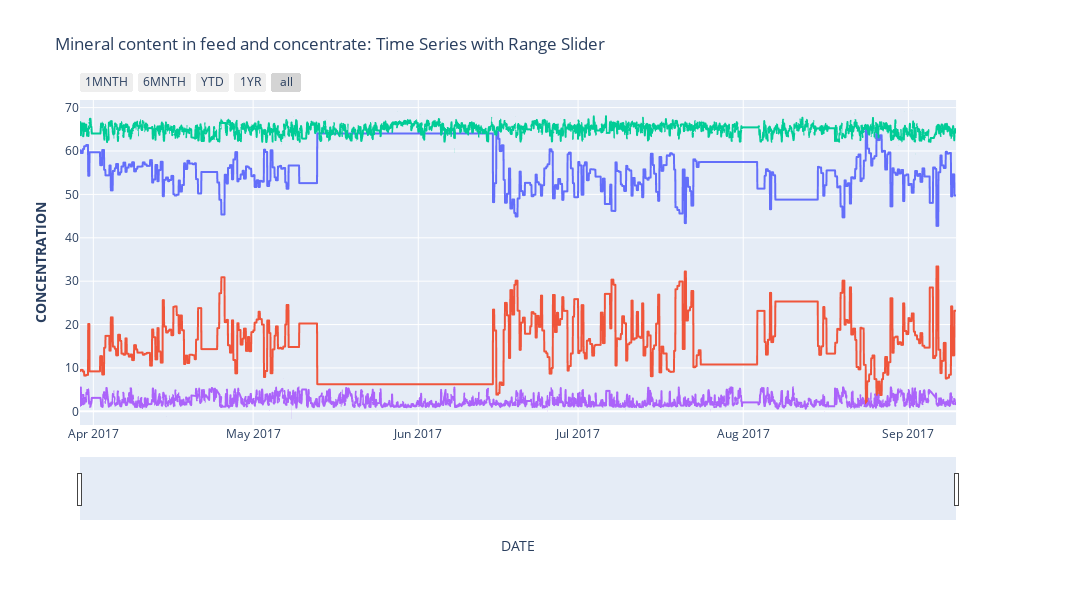

Notebook cell for this chart:
### Code cell
# Create figure with secondary y-axis
from plotly.subplots import make_subplots
subfig = make_subplots(specs=[[{"secondary_y": True}]], shared_yaxes=True)

# Generate a Plotly TimeSeries chart for each monitoring station
fig = px.line(df, 
              x = df.index.values,
              y = 'FEED_IRON',
              title = 'Mineral content in feed and concentrate',
              hover_name = 'IRON_FEED_TITLE', 
              hover_data = ['FEED_IRON'],
               render_mode="webgl")
             
fig2 = px.line(df, 
              x = df.index.values,
              y = 'FEED_SILICA',
              hover_name = 'SILICA_FEED_TITLE', 
              hover_data = ['FEED_SILICA'],
               render_mode="webgl")

fig3 = px.line(df, 
              x = df.index.values,
              y = 'CONC_IRON',
              hover_name = 'CONC_IRON_TITLE', 
              hover_data = ['CONC_IRON'],
               render_mode="webgl")
             
fig4 = px.line(df, 
              x = df.index.values,
              y = 'CONC_SILICA',
              hover_name = 'CONC_SILICA_TITLE', 
              hover_data = ['CONC_SILICA'],
               render_mode="webgl")

fig.update_traces(yaxis="y1")
fig2.update_traces(yaxis="y1")
fig3.update_traces(yaxis="y1")
fig4.update_traces(yaxis="y1")

subfig.add_traces(fig.data + fig2.data + fig3.data + fig4.data)

subfig.layout.xaxis.title="DATE"
subfig.layout.yaxis.title="% MINERAL CONCENTRATION"
subfig.layout.yaxis.type="linear"

#subfig.layout.yaxis2.type="linear"
#subfig.layout.yaxis2.title="UPPER AND LOWER GUIDELINE RECCOMENDATIONS"

# recoloring is necessary otherwise lines from fig und fig2 would share each color
# e.g. Linear-, Log- = blue; Linear+, Log+ = red... we don't want this
subfig.for_each_trace(lambda t: t.update(line=dict(color=t.marker.color))) 

# Add figure title
subfig.update_layout(title_text = 'Mineral content in feed and concentrate: Time Series with Range Slider')

subfig.update_layout(yaxis=dict(title='% MINERAL CONCENTRATION', tick0=0, anchor='x', rangemode='normal'))
#subfig.update_layout(yaxis2=dict(title='UPPER AND LOWER GUIDELINE RECCOMENDATIONS',
                                # tick0=0, side='right', anchor='x', rangemode='normal'))

# Set y-axes titles
subfig.update_yaxes(title_text="<b>CONCENTRATION</b>", secondary_y=False, autorange=True)

subfig.update_xaxes(
    rangeslider_visible=True,
    rangeselector=dict(
        buttons=list([
            dict(count=1, label="1MNTH", step="month", stepmode="backward"),
            dict(count=6, label="6MNTH", step="month", stepmode="backward"),
            dict(count=1, label="YTD", step="year", stepmode="todate"),
            dict(count=1, label="1YR", step="year", stepmode="backward"),
            dict(step="all")
        ])
    )
)

"""

# Chart options
subfig.update_layout(plot_bgcolor = "RGB(45,45,48)")  #HEX 2d2d30 
subfig.update_layout(paper_bgcolor = "RGB(37,37,38)") #HEX 252526

subfig.update_layout(
    font_color="RGB(131,148,150)",  	#839496
    title_font_color="RGB(131,148,150)",  	#839496
    legend_title_font_color="RGB(131,148,150)") #839496
    
"""

subfig.update_layout(height=600, width=1200)

# Append wq station names to .html files
subfig.write_html("Mineral content in feed and concentrate: Time Series with Range Slider.html", include_plotlyjs='cdn')
subfig.show()

### Figure 1 — Plotly figure (JSON) as saved in the notebook; plotly's stock layout.template omitted (floating-point values rounded to 4 significant figures; data arrays with more than 128 entries replaced by an {"elided": "..."} marker saying what was removed)
{"data": [{"hovertemplate": "<b>%{hovertext}</b><br><br>x=%{x}<br>FEED_IRON=%{y}<extra></extra>", "hovertext": {"elided": "3948 str values"}, "legendgroup": "", "line": {"dash": "solid"}, "marker": {"symbol": "circle"}, "mode": "lines", "name": "", "showlegend": false, "type": "scattergl", "x": {"elided": "3948 str values"}, "xaxis": "x", "y": {"elided": "3948 float values"}, "yaxis": "y"}, {"hovertemplate": "<b>%{hovertext}</b><br><br>x=%{x}<br>FEED_SILICA=%{y}<extra></extra>", "hovertext": {"elided": "3948 str values"}, "legendgroup": "", "line": {"dash": "solid"}, "marker": {"symbol": "circle"}, "mode": "lines", "name": "", "showlegend": false, "type": "scattergl", "x": {"elided": "3948 str values"}, "xaxis": "x", "y": {"elided": "3948 float values"}, "yaxis": "y"}, {"hovertemplate": "<b>%{hovertext}</b><br><br>x=%{x}<br>CONC_IRON=%{y}<extra></extra>", "hovertext": {"elided": "3948 str values"}, "legendgroup": "", "line": {"dash": "solid"}, "marker": {"symbol": "circle"}, "mode": "lines", "name": "", "showlegend": false, "type": "scattergl", "x": {"elided": "3948 str values"}, "xaxis": "x", "y": {"elided": "3948 float values"}, "yaxis": "y"}, {"hovertemplate": "<b>%{hovertext}</b><br><br>x=%{x}<br>CONC_SILICA=%{y}<extra></extra>", "hovertext": {"elided": "3948 str values"}, "legendgroup": "", "line": {"dash": "solid"}, "marker": {"symbol": "circle"}, "mode": "lines", "name": "", "showlegend": false, "type": "scattergl", "x": {"elided": "3948 str values"}, "xaxis": "x", "y": {"elided": "3948 float values"}, "yaxis": "y"}], "layout": {"height": 600, "title": {"text": "Mineral content in feed and concentrate: Time Series with Range Slider"}, "width": 1200, "xaxis": {"anchor": "y", "domain": [0, 0.94], "rangeselector": {"buttons": [{"count": 1, "label": "1MNTH", "step": "month", "stepmode": "backward"}, {"count": 6, "label": "6MNTH", "step": "month", "stepmode": "backward"}, {"count": 1, "label": "YTD", "step": "year", "stepmode": "todate"}, {"count": 1, "label": "1YR", "step": "year", "stepmode": "backward"}, {"step": "all"}]}, "rangeslider": {"visible": true}, "title": {"text": "DATE"}}, "yaxis": {"anchor": "x", "autorange": true, "domain": [0, 1], "rangemode": "normal", "tick0": 0, "title": {"text": "<b>CONCENTRATION</b>"}, "type": "linear"}, "yaxis2": {"anchor": "x", "overlaying": "y", "side": "right"}}}
